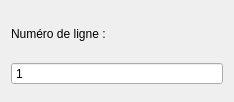
<?xml version="1.0" encoding="UTF-8"?>
<ui version="4.0">
 <class>GoToDialog</class>
 <widget class="QDialog" name="GoToDialog">
  <property name="geometry">
   <rect>
    <x>0</x>
    <y>0</y>
    <width>234</width>
    <height>102</height>
   </rect>
  </property>
  <property name="sizePolicy">
   <sizepolicy hsizetype="Fixed" vsizetype="Fixed">
    <horstretch>0</horstretch>
    <verstretch>0</verstretch>
   </sizepolicy>
  </property>
  <property name="minimumSize">
   <size>
    <width>234</width>
    <height>102</height>
   </size>
  </property>
  <property name="maximumSize">
   <size>
    <width>234</width>
    <height>102</height>
   </size>
  </property>
  <property name="windowTitle">
   <string>Atteindre la ligne</string>
  </property>
  <layout class="QVBoxLayout" name="verticalLayout">
   <item>
    <layout class="QVBoxLayout" name="verticalLayout_2">
     <item>
      <widget class="QLabel" name="label">
       <property name="text">
        <string>Numéro de ligne :</string>
       </property>
      </widget>
     </item>
     <item>
      <widget class="QSpinBox" name="spinBox_line_number">
       <property name="buttonSymbols">
        <enum>QAbstractSpinBox::NoButtons</enum>
       </property>
       <property name="minimum">
        <number>1</number>
       </property>
      </widget>
     </item>
    </layout>
   </item>
   <item>
    <widget class="QDialogButtonBox" name="buttonBox">
     <property name="orientation">
      <enum>Qt::Horizontal</enum>
     </property>
     <property name="standardButtons">
      <set>QDialogButtonBox::NoButton</set>
     </property>
    </widget>
   </item>
  </layout>
 </widget>
 <resources/>
 <connections>
  <connection>
   <sender>buttonBox</sender>
   <signal>accepted()</signal>
   <receiver>GoToDialog</receiver>
   <slot>accept()</slot>
   <hints>
    <hint type="sourcelabel">
     <x>248</x>
     <y>254</y>
    </hint>
    <hint type="destinationlabel">
     <x>157</x>
     <y>274</y>
    </hint>
   </hints>
  </connection>
  <connection>
   <sender>buttonBox</sender>
   <signal>rejected()</signal>
   <receiver>GoToDialog</receiver>
   <slot>reject()</slot>
   <hints>
    <hint type="sourcelabel">
     <x>316</x>
     <y>260</y>
    </hint>
    <hint type="destinationlabel">
     <x>286</x>
     <y>274</y>
    </hint>
   </hints>
  </connection>
 </connections>
</ui>
